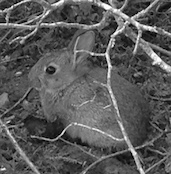
#> input picture related_app/1.jpg, 171 x 174 px, found by its file name
$ python diff_images.py
#> lines starting #> are read from the running program, lines starting #| are printed output that depends on the picture
from PIL import Image ,ImageChops


img1 = Image.open("1.jpg")
#> img1 is the input picture: PIL image 171x174 L; min 0, max 255, mean 89.4
img2 = Image.open("2.jpg")
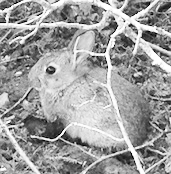
#> input picture related_app/2.jpg, 171 x 174 px, found by its file name
#> img2 is the input picture: PIL image 171x174 L; min 0, max 255, mean 158.3
diff=ImageChops.difference(img1,img2)
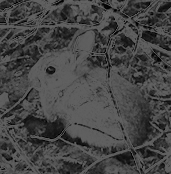
#> diff: PIL image 171x174 L; min 0, max 102, mean 68.9
if diff.getbbox():
	diff.show()
